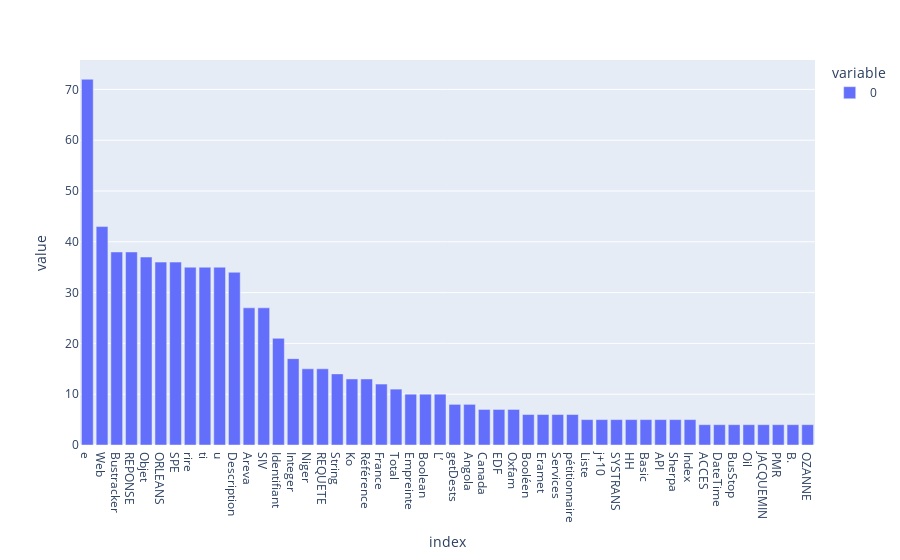

The notebook cell this image was saved under:
### Code cell
tokens_lemmatized = tokenize_with_morpho_syntax_analysis2(nlp, big_text)
show_most_frequent_tokens(tokens_lemmatized)

### Figure 1 — Plotly figure (JSON) as saved in the notebook; plotly's stock layout.template omitted (floating-point values rounded to 4 significant figures)
{"data": [{"alignmentgroup": "True", "hovertemplate": "variable=0<br>index=%{x}<br>value=%{y}<extra></extra>", "legendgroup": "0", "marker": {"color": "#636efa", "pattern": {"shape": ""}}, "name": "0", "offsetgroup": "0", "orientation": "v", "showlegend": true, "textposition": "auto", "type": "bar", "x": ["e", "Web", "Bustracker", "REPONSE", "Objet", "ORLEANS", "SPE", "rire", "ti", "u", "Description", "Areva", "SIV", "Identifiant", "Integer", "Niger", "REQUETE", "String", "Ko", "Référence", "France", "Total", "Empreinte", "Boolean", "L’", "getDests", "Angola", "Canada", "EDF", "Oxfam", "Booléen", "Eramet", "Services", "pétitionnaire", "Liste", "j+10", "SYSTRANS", "HH", "Basic", "API", "Sherpa", "Index", "ACCES", "DateTime", "BusStop", "Oil", "JACQUEMIN", "PMR", "B.", "OZANNE"], "xaxis": "x", "y": [72, 43, 38, 38, 37, 36, 36, 35, 35, 35, 34, 27, 27, 21, 17, 15, 15, 14, 13, 13, 12, 11, 10, 10, 10, 8, 8, 7, 7, 7, 6, 6, 6, 6, 5, 5, 5, 5, 5, 5, 5, 5, 4, 4, 4, 4, 4, 4, 4, 4], "yaxis": "y"}], "layout": {"barmode": "relative", "legend": {"title": {"text": "variable"}, "tracegroupgap": 0}, "margin": {"t": 60}, "xaxis": {"anchor": "y", "domain": [0, 1], "title": {"text": "index"}}, "yaxis": {"anchor": "x", "domain": [0, 1], "title": {"text": "value"}}}}
